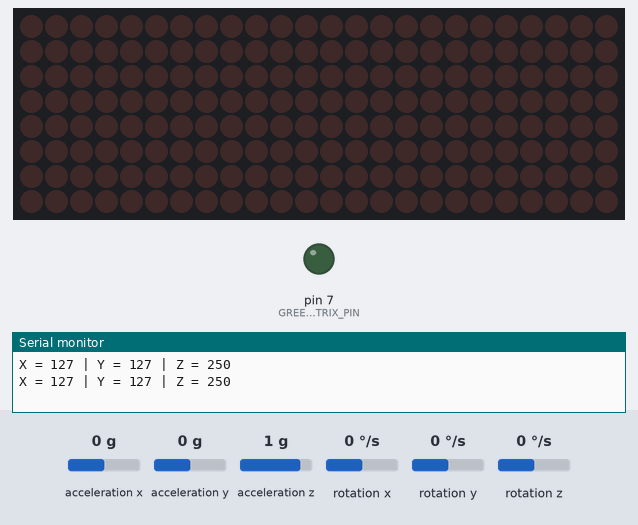
The sketch below on a simulated Arduino Uno, built with avr-gcc and run on an emulated ATmega328P. Parts: 24×8 LED matrix, output pins drawn as LEDs (lit = HIGH), the last lines printed to the serial monitor. The inputs (shaded band) are chosen by the test bench; at power-on: acceleration y 0 g, acceleration x 0 g, acceleration z 1 g, rotation x 0 °/s, rotation y 0 °/s, rotation z 0 °/s.

Above: at 1.2 s.
1.3 s: acceleration y set to -1.4 g
At 2.1 s:
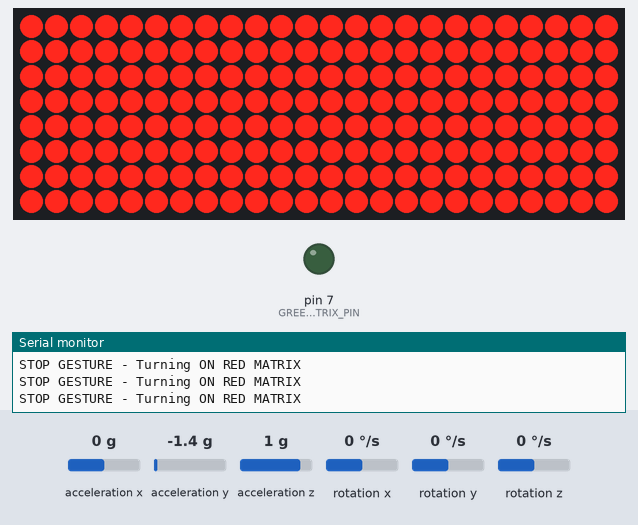
2.8 s: acceleration y set to -0.8 g
At 3.9 s:
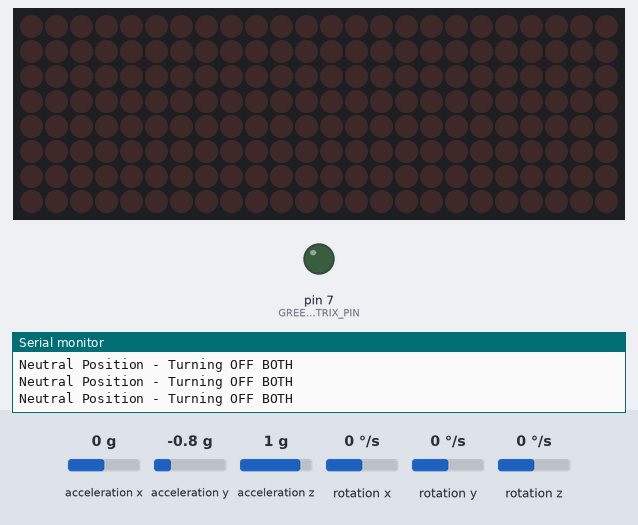
4.3 s: acceleration x set to -0.5 g
7.3 s: acceleration x set to -0.8 g
At 8.5 s:
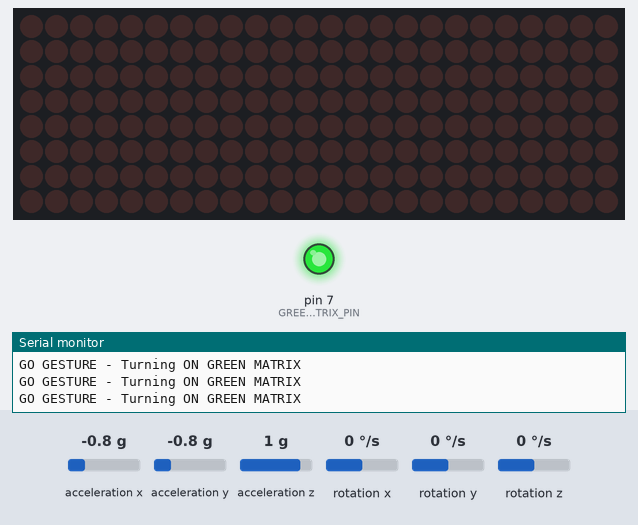
8.8 s: acceleration y set to 0 g
10.3 s: acceleration y set to 0.3 g
At 11.6 s:
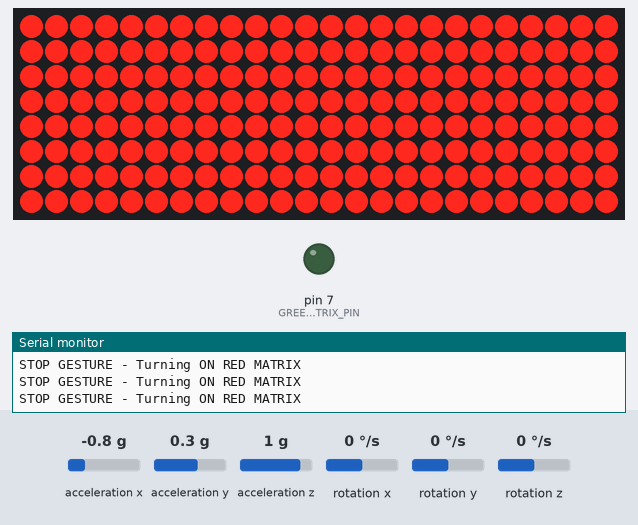
Timing chart, 0 to 13.3 s (numbered marks = the images above; inputs shaded):
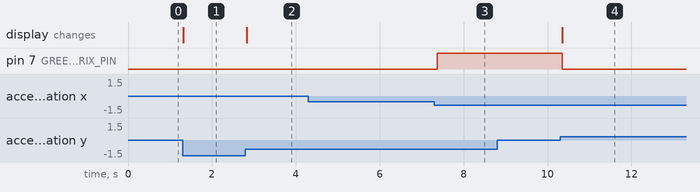

Measured:
- the behaviour switches between -0.6 and -0.7 g on acceleration x (found by bisection; images 2 and 3)
- the behaviour switches between 0.1 and 0.2 g on acceleration y (found by bisection; images 3 and 4)
- after the input at 1.3 s, the display: changes at once (image 1)
- after the input at 2.8 s, the display: changes at once (image 2)
- after the input at 7.3 s, pin 7 (GREEN_MATRIX_PIN): LOW → HIGH after 0.07 s
- after the input at 10.3 s, pin 7 (GREEN_MATRIX_PIN): HIGH → LOW after 0.05 s; the display: changes after 0.05 s (image 4)

The sketch:

wave_glove.ino
```cpp
#include <Wire.h>
#include <I2Cdev.h>
#include <MPU6050.h>
#include <LedControl.h>

#define GREEN_MATRIX_PIN 7 // Transistor control for Green Matrix

// MAX7219 Setup
int DIN  = 12;
int CS   = 11;
int CLK  = 10;
int numDevices = 4;  // Number of MAX7219 modules

MPU6050 mpu;
LedControl lc = LedControl(DIN, CLK, CS, numDevices - 1);

int16_t ax, ay, az;
int16_t gx, gy, gz;

struct MyData {
  byte X;
  byte Y;
  byte Z;
};

MyData data;

void setup() {
    Serial.begin(9600);
    Wire.begin();
    mpu.initialize();
    pinMode(GREEN_MATRIX_PIN, OUTPUT); // Set Green Matrix Pin as OUTPUT

    for (int i = 0; i < numDevices; i++) {
        lc.shutdown(i, false);  // Wake up each MAX7219
        lc.setIntensity(i, 1);  // Set brightness level (0-15)
        lc.clearDisplay(i);     // Clear display
    }
}

void loop() {
    // Read MPU6050 Accelerometer & Gyroscope Data
    mpu.getMotion6(&ax, &ay, &az, &gx, &gy, &gz);

    // Map values for better usability
    data.X = map(ax, -17000, 17000, 0, 255);
    data.Y = map(ay, -17000, 17000, 0, 255);
    data.Z = map(az, -17000, 17000, 0, 255);

    // Print values every 500ms for debugging
    static unsigned long lastPrint = 0;
    if (millis() - lastPrint > 500) {
        Serial.print("X = ");
        Serial.print(data.X);
        Serial.print(" | Y = ");
        Serial.print(data.Y);
        Serial.print(" | Z = ");
        Serial.println(data.Z);
        lastPrint = millis();
    }

    // **GESTURE 1: STOP (RED MATRIX ON)**
    if (data.Y > 145 && data.Z > 140) {
        Serial.println("STOP GESTURE - Turning ON RED MATRIX");
        for (int dev = 0; dev < numDevices; dev++) {
            for (int row = 0; row < 8; row++) {
                lc.setRow(dev, row, 0xFF);  // Turn on Red Matrices
            }
        }
        digitalWrite(GREEN_MATRIX_PIN, LOW); // Ensure Green Matrix is OFF
    }

    // **GESTURE 2: CALLING / GO (GREEN MATRIX ON)**
    else if (data.X < 50 && data.Y < 135 && data.Z > 120) {
        Serial.println("GO GESTURE - Turning ON GREEN MATRIX");
        digitalWrite(GREEN_MATRIX_PIN, HIGH);
        for (int i = 0; i < numDevices; i++) {
            lc.clearDisplay(i);  // Ensure Red Matrices are OFF
        }
    }

    // **GESTURE 3: RESET TO NEUTRAL (TURN OFF BOTH)**
    else if (data.Y < 80) {
        Serial.println("Neutral Position - Turning OFF BOTH");
        digitalWrite(GREEN_MATRIX_PIN, LOW);
        for (int i = 0; i < numDevices; i++) {
            lc.clearDisplay(i);
        }
    }
}
```
